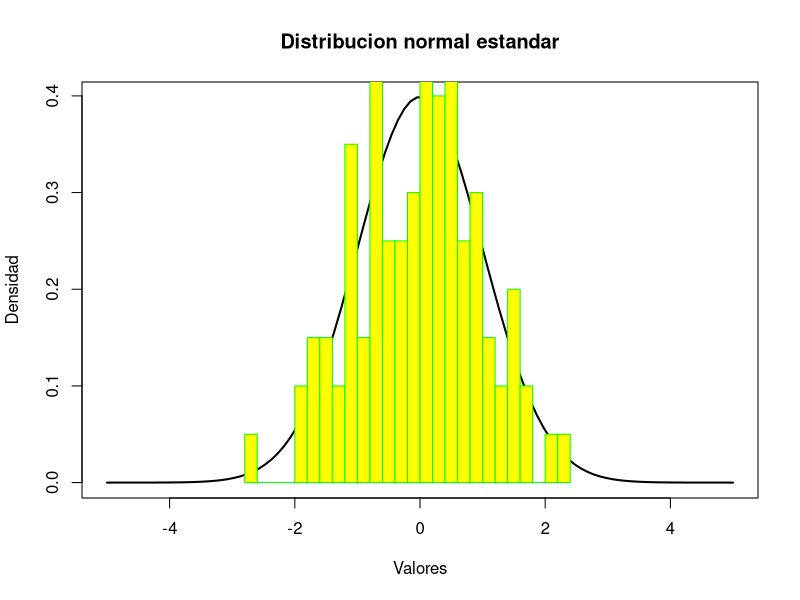
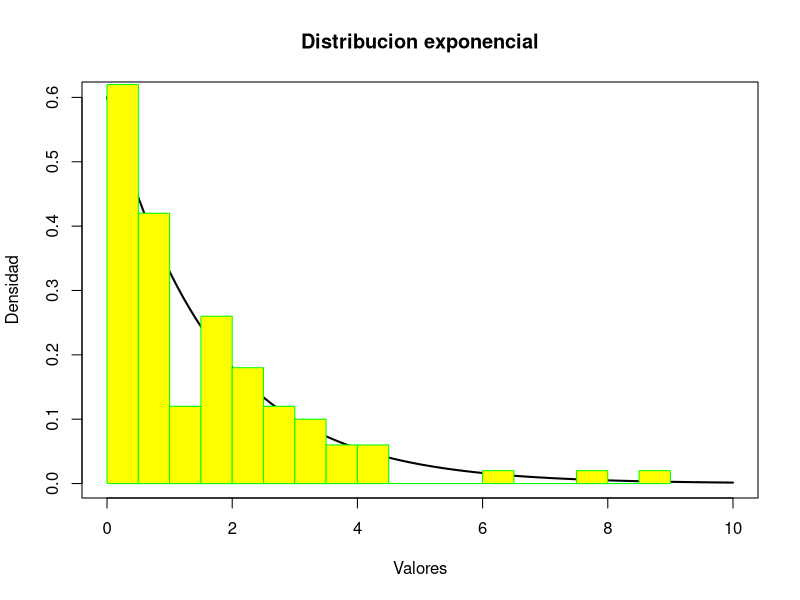
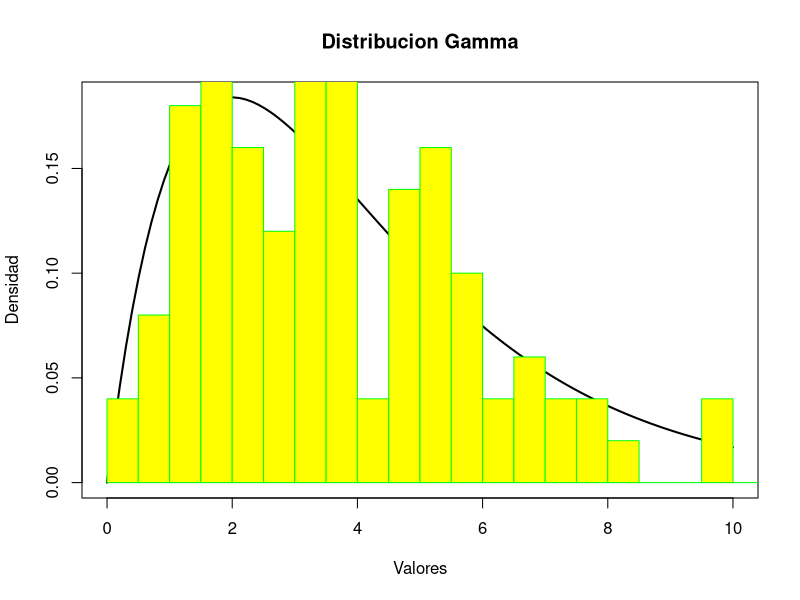
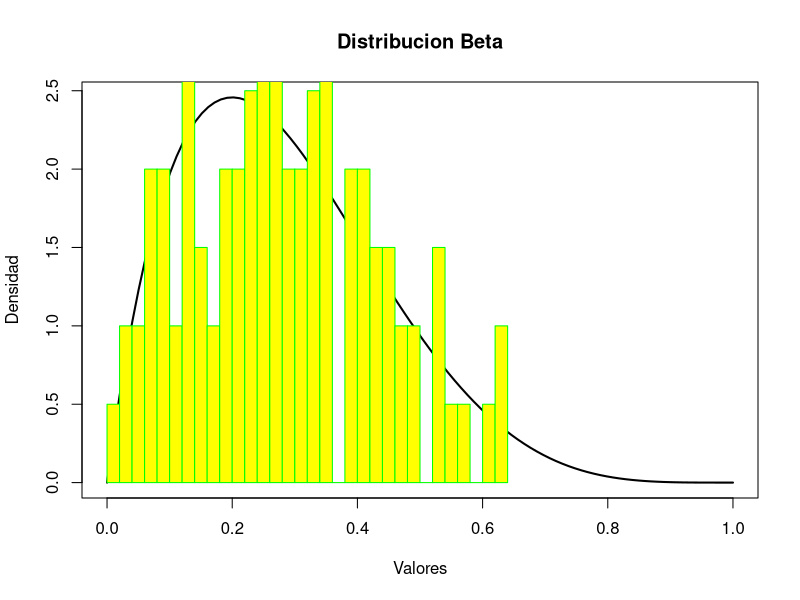
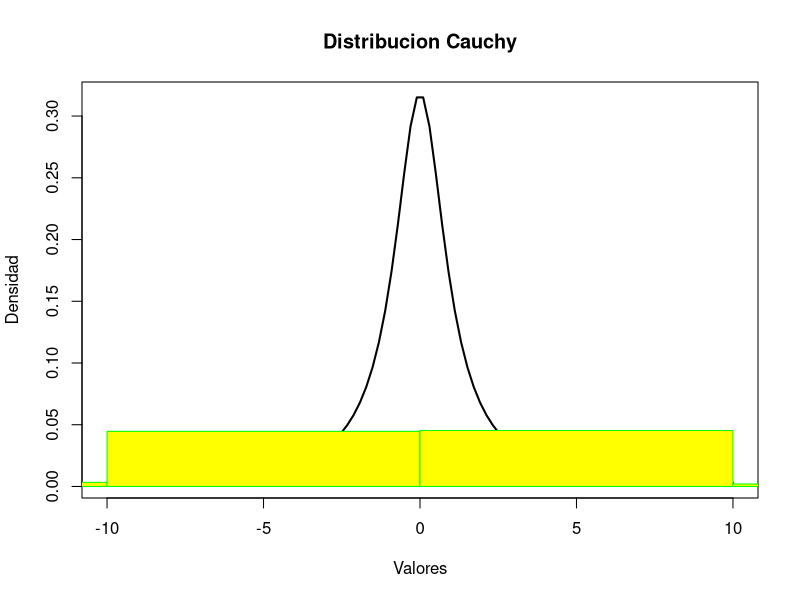
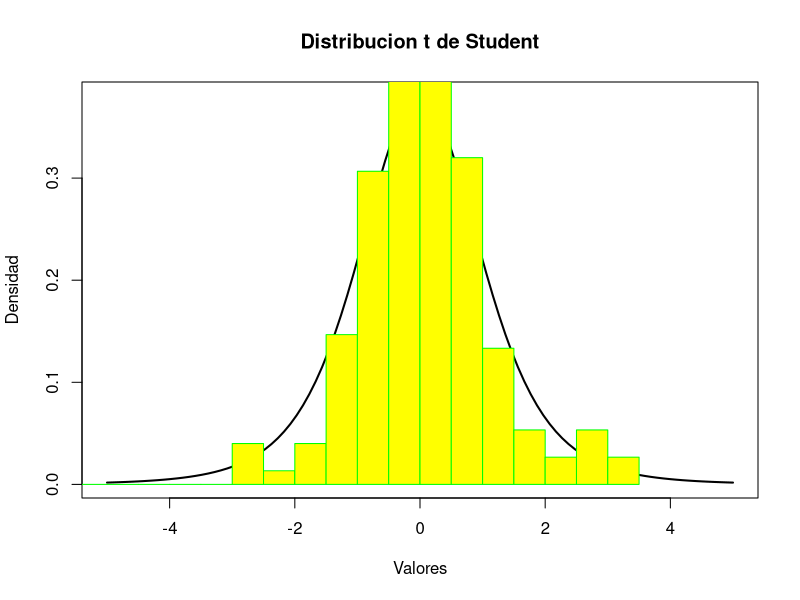
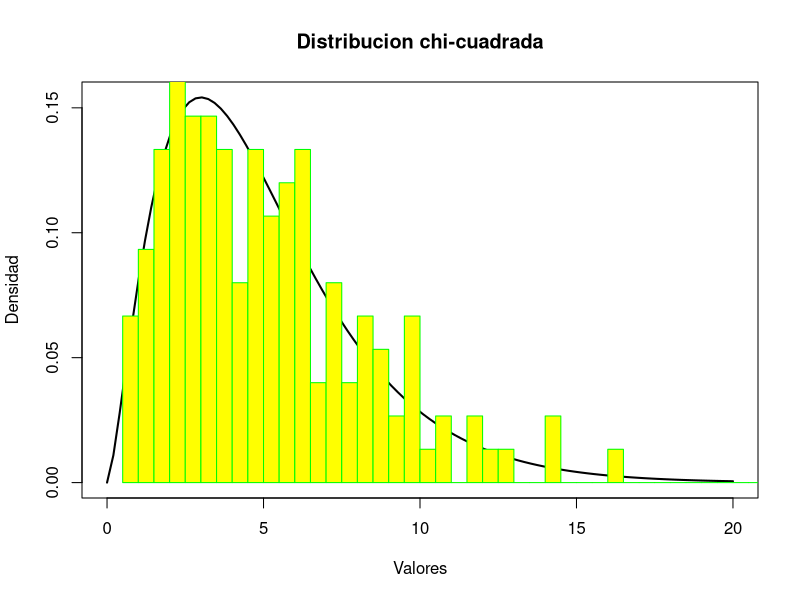
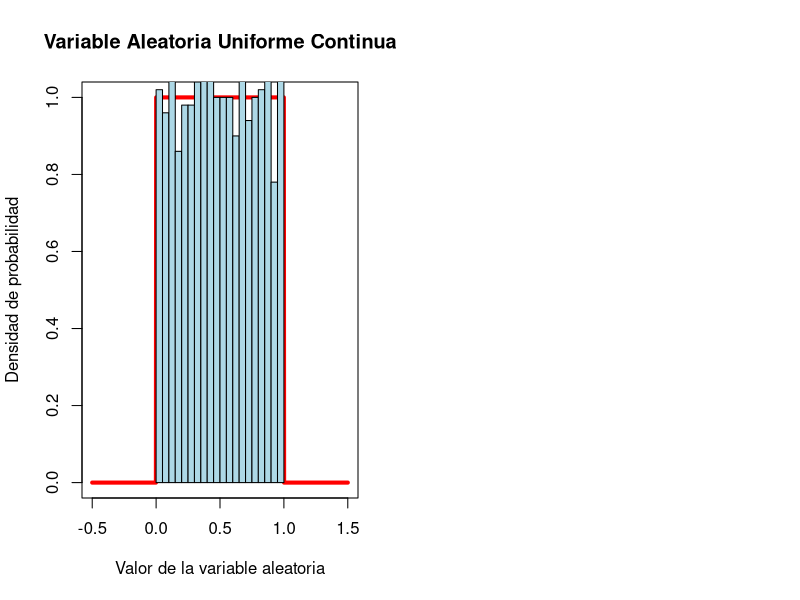

R code for these plots, in order:
#Distribucion Normal
numvar <- 100; media <- 0; varianza <- 1; a <- 5
#generar datos aleatorios de una distribucion normal
datos <- rnorm(numvar, mean = media, sd = varianza)
#calcular la densidad de la distribucion normal en un rango de valores
rango <- seq(-a,a, length.out = 100)
densidad <- dnorm(rango, mean = media, sd = varianza)
#Dibujar la grafica de la distribucion normal
plot(rango, densidad, type = "l", lwd = 2, xlab ="Valores", ylab = "Densidad",
     main = "Distribucion normal estandar")
#agregar los dartos aleatorios a la grafica
hist(datos, breaks = 30, add = TRUE, col = "yellow",
     border = 'green', freq = FALSE)
#-----------------------------------------------------------------------------
#Distribucion Exponencial
lambda <- 0.6; valMax <- 10;
rango <- seq(0, valMax, length.out = 100)
datos <- rexp(numvar, lambda);
densidad <- dexp(rango, rate = lambda);
#dibujar la grafica de la distribucion exponencial
plot(rango, densidad, type = "l", lwd = 2,
     xlab = "Valores", ylab = "Densidad",
     main = "Distribucion exponencial")
#agregar los datos aleatorios a la grafica
hist(datos, breaks = 30, add = TRUE, col = "yellow",
     border = 'green', freq = FALSE)
#------------------------------------------------------------------------------
#Distribucion Gamma
a<- 2; b <- 0.5;
#generar datos aleatorios de una distribucion gamma
datos <- rgamma(numvar, shape = a, rate = b)
#calcular la densidad de la distribucion gamma en un rango de valores
rango <- seq(0, valMax, length.out = 100)
densidad <- dgamma(rango, shape = a, rate = b)
#dibujar la grafica de la distribucion gamma
plot(rango, densidad, type = "l", lwd = 2,
     xlab = "Valores", ylab = "Densidad",
     main = "Distribucion Gamma")
#agregar los datos aleatorios a la grafica
hist(datos, breaks = 30, add = TRUE, col = "yellow",
     border = 'green', freq = FALSE)
#------------------------------------------------------------------------------
#Distribucion Beta
c <- 5 
datos <- rbeta(numvar, shape1 = a, shape2 = c)
#calcular la densidad de la distribucion beta en un rango de valores
rango <- seq(0,1, length.out = 100)
densidad <- dbeta(rango, shape1 = a, shape2 = c)
#dibujar la grafica de la distribucion Beta
plot(rango, densidad, type = "l", lwd = 2,
     xlab = "Valores", ylab = "Densidad",
     main = "Distribucion Beta")
#agregar los datos aleatorios a la grafica
hist(datos, breaks = 30, add = TRUE, col = "yellow",
     border = 'green', freq = FALSE)
#------------------------------------------------------------------------------
#Distribucion Cauchy
numvar <- 150; a = 0; b = 1; valMax <- 10;
#generar datos aleatorios de una distribcuion de cauchy
datos <- rcauchy(numvar, location = a, scale = b)
#calcular la densidad de la distribucion de cauchy en un rango de valores
rango <- seq(-valMax, valMax, length.out = 100)
densidad <- dcauchy(rango, location = a, scale = b)
#dibujar la grafica de la distribucion Cauchy
plot(rango, densidad, type = "l", lwd = 2,
     xlab = "Valores", ylab = "Densidad",
     main = "Distribucion Cauchy")
#agregar los datos aleatorios a la grafica
hist(datos, breaks = 30, add = TRUE, col = "yellow",
     border = 'green', freq = FALSE)
#------------------------------------------------------------------------------
#Distribucion T-Student
#genera datos aleatorios de una distribucion t de student
gl <- 5; datos <- rt(numvar, df = gl); valMax <- 5
#calcular la densidad de la distribucion t de strudent en un rango de valores
rango <- seq(-valMax, valMax, length.out = 100)
densidad <- dt(rango, df = gl)
#dibujar la grafica de la distribucion t de student
plot(rango, densidad, type = "l", lwd = 2,
     xlab = "Valores", ylab = "Densidad",
     main = "Distribucion t de Student")
#agregar los datos aleatorios a la grafica
hist(datos, breaks = 30, add = TRUE, col = "yellow",
     border = 'green', freq = FALSE)
#------------------------------------------------------------------------------
#Distribucion Chi-cuadrada
gl <- 5;  numvar <- 150; valMax <- 20
#Genera datos aleatorios de una distribucion chi-cuadrada
datos <- rchisq(numvar, df = gl)
#calcular la densidad de la distribucion chi-cuadrada en un rango de valores
rango <- seq(0, valMax, length.out = 100)
densidad <- dchisq(rango, df = gl)
#dibujar la grafica de la distribucion chi-cuadrada
plot(rango, densidad, type = "l", lwd = 2,
     xlab = "Valores", ylab = "Densidad",
     main = "Distribucion chi-cuadrada")
#agregar los datos aleatorios a la grafica
hist(datos, breaks = 30, add = TRUE, col = "yellow",
     border = 'green', freq = FALSE)
#------------------------------------------------------------------------------
#Definir la funcion de densidad de probabilidad
pdf_unif <- function(x){ifelse(x >= 0 & x <=1, 1,0)}
#genera datos de la variable aleatoria uniforme continua
set.seed(123) #establecer una semilla para la reproducibilidad
datos <- runif(1000, min = 0, max = 1)
#grafica la funcion de densidad de probabilidad y el histograma
par(mfrow = c(1,2)) #mostrar dos graficos en una fila
curve(pdf_unif, from = -0.5, to = 1.5, n = 1000, col = "red", lwd = 4,
      main = "Variable Aleatoria Uniforme Continua",
      xlab = "Valor de la variable aleatoria", ylab = "Densidad de probabilidad")
hist(datos, breaks = 20, add = TRUE, col = "lightblue", freq = FALSE)
#-------------------------------------------------------------------------------
par(mfrow = c(1,1)) #volver a la configuracion de graficos predeterminada
#-------------------------------------------------------------------------------
#todas en una sola ventana
par(mfrow = c(3,3))
#Distribucion Normal
numvar <- 100; media <- 0; varianza <- 1; a <- 5
#generar datos aleatorios de una distribucion normal
datos <- rnorm(numvar, mean = media, sd = varianza)
#calcular la densidad de la distribucion normal en un rango de valores
rango <- seq(-a,a, length.out = 100)
densidad <- dnorm(rango, mean = media, sd = varianza)
#Dibujar la grafica de la distribucion normal
plot(rango, densidad, type = "l", lwd = 2,
     xlab = "Valores", ylab = "Densidad",
     main = "Distribucion normal estandar")
#Agregar los datos aleatorios a la grafica
hist(datos, breaks = 30, add = TRUE, col = "yellow",
     border = "green", freq = FALSE)
#-------------------------------------------------------------------------------
#Distribucion Exponencial
lambda <- 0.6; valMax <- 10;
rango <- seq(0, valMax, length.out = 100)
datos <- rexp(numvar, lambda);
densidad <- dexp(rango, rate = lambda);
#dibujar la grafica de la distribucion exponencial
plot(rango, densidad, type = "l", lwd = 2,
     xlab = "Valores", ylab = "Densidad",
     main = "Distribucion exponencial")
#agregar los datos aleatorios a la grafica
hist(datos, breaks = 30, add = TRUE, col = "yellow",
     border = 'green', freq = FALSE)
#-------------------------------------------------------------------------------
#Distribucion Gamma
a<- 2; b <- 0.5;
#generar datos aleatorios de una distribucion gamma
datos <- rgamma(numvar, shape = a, rate = b)
#calcular la densidad de la distribucion gamma en un rango de valores
rango <- seq(0, valMax, length.out = 100)
densidad <- dgamma(rango, shape = a, rate = b)
#dibujar la grafica de la distribucion gamma
plot(rango, densidad, type = "l", lwd = 2,
     xlab = "Valores", ylab = "Densidad",
     main = "Distribucion Gamma")
#agregar los datos aleatorios a la grafica
hist(datos, breaks = 30, add = TRUE, col = "yellow",
     border = 'green', freq = FALSE)
#-------------------------------------------------------------------------------
#Distribucion Beta
c <- 5 
datos <- rbeta(numvar, shape1 = a, shape2 = c)
#calcular la densidad de la distribucion beta en un rango de valores
rango <- seq(0,1, length.out = 100)
densidad <- dbeta(rango, shape1 = a, shape2 = c)
#dibujar la grafica de la distribucion Beta
plot(rango, densidad, type = "l", lwd = 2,
     xlab = "Valores", ylab = "Densidad",
     main = "Distribucion Beta")
#agregar los datos aleatorios a la grafica
hist(datos, breaks = 30, add = TRUE, col = "yellow",
     border = 'green', freq = FALSE)
#-------------------------------------------------------------------------------
#Distribucion Cauchy
numvar <- 150; a = 0; b = 1; valMax <- 10;
#generar datos aleatorios de una distribcuion de cauchy
datos <- rcauchy(numvar, location = a, scale = b)
#calcular la densidad de la distribucion de cauchy en un rango de valores
rango <- seq(-valMax, valMax, length.out = 100)
densidad <- dcauchy(rango, location = a, scale = b)
#dibujar la grafica de la distribucion Cauchy
plot(rango, densidad, type = "l", lwd = 2,
     xlab = "Valores", ylab = "Densidad",
     main = "Distribucion Cauchy")
#agregar los datos aleatorios a la grafica
hist(datos, breaks = 30, add = TRUE, col = "yellow",
     border = 'green', freq = FALSE)
#-------------------------------------------------------------------------------
#Distribucion T-Student
#genera datos aleatorios de una distribucion t de student
gl <- 5; datos <- rt(numvar, df = gl); valMax <- 5
#calcular la densidad de la distribucion t de strudent en un rango de valores
rango <- seq(-valMax, valMax, length.out = 100)
densidad <- dt(rango, df = gl)
#dibujar la grafica de la distribucion t de student
plot(rango, densidad, type = "l", lwd = 2,
     xlab = "Valores", ylab = "Densidad",
     main = "Distribucion t de Student")
#agregar los datos aleatorios a la grafica
hist(datos, breaks = 30, add = TRUE, col = "yellow",
     border = 'green', freq = FALSE)
#-------------------------------------------------------------------------------
#Distribucion Chi-cuadrada
gl <- 5;  numvar <- 150; valMax <- 20
#Genera datos aleatorios de una distribucion chi-cuadrada
datos <- rchisq(numvar, df = gl)
#calcular la densidad de la distribucion chi-cuadrada en un rango de valores
rango <- seq(0, valMax, length.out = 100)
densidad <- dchisq(rango, df = gl)
#dibujar la grafica de la distribucion chi-cuadrada
plot(rango, densidad, type = "l", lwd = 2,
     xlab = "Valores", ylab = "Densidad",
     main = "Distribucion chi-cuadrada")
#agregar los datos aleatorios a la grafica
hist(datos, breaks = 30, add = TRUE, col = "yellow",
     border = 'green', freq = FALSE)
#-------------------------------------------------------------------------------
#Definir la funcion de densidad de probabilidad
pdf_unif <- function(x){ifelse(x >= 0 & x <=1, 1,0)}
#genera datos de la variable aleatoria uniforme continua
set.seed(123) #establecer una semilla para la reproducibilidad
datos <- runif(1000, min = 0, max = 1)
#grafica la funcion de densidad de probabilidad y el histograma
#par(mfrow = c(1,2)) #mostrar dos graficos en una fila
curve(pdf_unif, from = -0.5, to = 1.5, n = 1000, col = "red", lwd = 4,
      main = "Variable Aleatoria Uniforme Continua",
      xlab = "Valor de la variable aleatoria", ylab = "Densidad de probabilidad")
hist(datos, breaks = 20, add = TRUE, col = "lightblue", freq = FALSE)
#------------------------------------------------------------------------------#
#Distribucion Discretas
#Calcular la distribucion binomial
n <- 10; p <- 0.5; x <- 0:n #valores posibles de exitos
prob <- dbinom(x, size = n, prob = p) #probabilidad de cada valor de x
#graficar la distribucion binomial
barplot(prob, names.arg = x, col = "lightblue",
        main = "Distribucion Binomial", xlab ="Numero de exitos",
        ylab = "Probabilidad")
#--------------------------------------------------------------------------------
#calcular la distribucion binomial y la distribucion teorica
n <- 20; p <- 0.3; x <-0:n #valores posibles exitos
prob <- dbinom(x, size = n, prob = p) #probanilidad de cada valor x
mu <- n*p #media de la distribucion binomial
sigma <- sqrt(n*p*(1-p))#desviacion estandar de la distribucion binomial
x_teoria <- seq(0, n, length.out = 100) #valores de x para la distribucion teorica
prob_teoria <- dnorm(x_teoria, mean = mu, sd = sigma) #probabilidad 
#de cada valor de x_teoria segun la distribucion normal
#graficar la distribucion binomial y la distribucion teorica
barplot(prob, names.arg = x, col = "lightblue",
        main = "Distribucion Binomial vs. Distribucion Normal",
        xlab = "Numero de exitos", ylab = "Probabilidad")
lines(x_teoria, prob_teoria, col= "red", lwd = 2)
#-------------------------------------------------------------------------------
#calcular la distribucion geometrica y la distribucion teorica
p <- 0.3; x <- 0:10 #valores posibles de ensayos antes del primer exito
prob <- dgeom(x, prob = p) #probablidad de cada valor de x
x_teoria <- seq(0,10, length.out = 100) #valores de x para la distribucion teorica
prob_teoria <- dgeom(x_teoria, prob = p) #probabilidad de cada valor de x_teoria
#segun la distribucion geometrica
#graficar la distribuicuon geometrica vs. Distribucion teorica
barplot(prob, names.arg = x, col = "lightblue",
        main = "Distribucion Binomial vs. Distribucion Teorica",
        xlab = "Numero de ensayos antes del primer exito", ylab = "Probabilidad")
points(x_teoria, prob_teoria, col = "red", pch = 19)
#--------------------------------------------------------------------------------
#generar una muestra aleatoria de una vaiable geometrica
set.seed(123) #fijar la semilla para reproducibilidad
p <-0.3; n <- 1000; muestra <- rgeom(n, prob = p)
#calcular la distribucion teorica geometrica
x_teoria <- 0:10 #valores posibles de la variable aleatoria
prob_teoria <- dgeom(x_teoria, prob = p)# probabilidad de cada valor 
#de x_teoria segun la distribucion geometrica
#graficar el histograma y la distribucion teorica 
hist(muestra, prob =TRUE, col = "lightblue",
     main = "Variables Aleatoria Geometrica vs. Distribucion Teorica",
     xlab = "Valor de la variable aleatoria", ylab = "Densidad")
lines(x_teoria, prob_teoria, col= "red", lwd = 2)
#-------------------------------------------------------------------------------
#calcular la distribucion teorica Poisson
lambda <- 2 #parametro lambda de la distribucion poisson
x_teoria<- 0:10 #valores posibles de la variable aleatoria
prob_teoria <- dpois(x_teoria, lambda) #probabilidad de cada valor de x_teoria
#segun la distribucion poisson
#graficar el diagrama de barras y la distribucion teorica
barplot(prob_teoria, names.arg = x_teoria, col ="lightblue",
        main = "Distribucion Poisson vs. Distribucion Teorica",
        xlab = "Valor de la variable aleatoria", ylab = "Probabilidad")
lines(x_teoria, prob_teoria, col= "red", lwd = 2)
#-------------------------------------------------------------------------------
#definir los valores posibles de la variable aleatoria y sus probabilidades
x <- 1:5 #valores posibles de la variable aleatoria
prob <- rep(1/5,5)#probabilidad igual para cada valor
#graficar el diagrama de barras
barplot(prob, names.arg = x, col = "lightblue",
        main = "Variable Aleatoria Uniforme Discreta",
        xlab = "Valor de la variable aleatoria", ylab ="Probabilidad")
#-------------------------------------------------------------------------------#
#Todas en una sola ventana
par(mfrow = c(2,3))
#Distribucion Discretas
#Calcular la distribucion binomial
n <- 10; p <- 0.5; x <- 0:n #valores posibles de exitos
prob <- dbinom(x, size = n, prob = p) #probabilidad de cada valor de x
#graficar la distribucion binomial
barplot(prob, names.arg = x, col = "lightblue",
        main = "Distribucion Binomial", xlab ="Numero de exitos",
        ylab = "Probabilidad")
#-------------------------------------------------------------------------------
#calcular la distribucion binomial y la distribucion teorica
n <- 20; p <- 0.3; x <-0:n #valores posibles exitos
prob <- dbinom(x, size = n, prob = p) #probanilidad de cada valor x
mu <- n*p #media de la distribucion binomial
sigma <- sqrt(n*p*(1-p))#desviacion estandar de la distribucion binomial
x_teoria <- seq(0, n, length.out = 100) #valores de x para la distribucion teorica
prob_teoria <- dnorm(x_teoria, mean = mu, sd = sigma) #probabilidad 
#de cada valor de x_teoria segun la distribucion normal
#graficar la distribucion binomial y la distribucion teorica
barplot(prob, names.arg = x, col = "lightblue",
        main = "Distribucion Binomial vs. Distribucion Normal",
        xlab = "Numero de exitos", ylab = "Probabilidad")
lines(x_teoria, prob_teoria,col= "red", lwd = 2)
#-------------------------------------------------------------------------------
#calcular la distribucion geometrica y la distribucion teorica
p <- 0.3; x <- 0:10 #valores posibles de ensayos antes del primer exito
prob <- dgeom(x, prob = p) #probablidad de cada valor de x
x_teoria <- seq(0,10, length.out = 100) #valores de x para la distribucion teorica
prob_teoria <- dgeom(x_teoria, prob = p) #probabilidad de cada valor de x_teoria
#segun la distribucion geometrica
#graficar la distribuicuon geometrica y la distribucion teorica
barplot(prob, names.arg = x, col = "lightblue",
        main = "Distribucion Binomial vs. Distribucion Teorica",
        xlab = "Numero de ensayos antes del primer exito", ylab = "Probabilidad")
points(x_teoria, prob_teoria, col = "red", pch = 19)
#--------------------------------------------------------------------------------
#calcular la distribucion teorica Poisson
lambda <- 2 #parametro lambda de la distribucion poisson
x_teoria<- 0:10 #valores posibles de la variable aleatoria
prob_teoria <- dpois(x_teoria, lambda) #probabilidad de cada valor de x_teoria
#segun la distribucion poisson
#graficar el diagrama de barras y la distribucion teorica
barplot(prob_teoria, names.arg = x_teoria, col ="lightblue",
        main = "Distribucion Poisson vs. Distribucion Teorica",
        xlab = "Valor de la variable aleatoria", ylab = "Probabilidad")
lines(x_teoria, prob_teoria, col= "red", lwd = 2)
#--------------------------------------------------------------------------------
#definir los valores posibles de la variable aleatoria y sus probabilidades
x <- 1:5 #valores posibles de la variable aleatoria
prob <- rep(1/5,5)#probabilidad igual para cada valor
#graficar el diagrama de barras
barplot(prob, names.arg = x, col = "lightblue",
        main = "Variable Aleatoria Uniforme Discreta",
        xlab = "Valor de la variable aleatoria", ylab ="Probabilidad")



